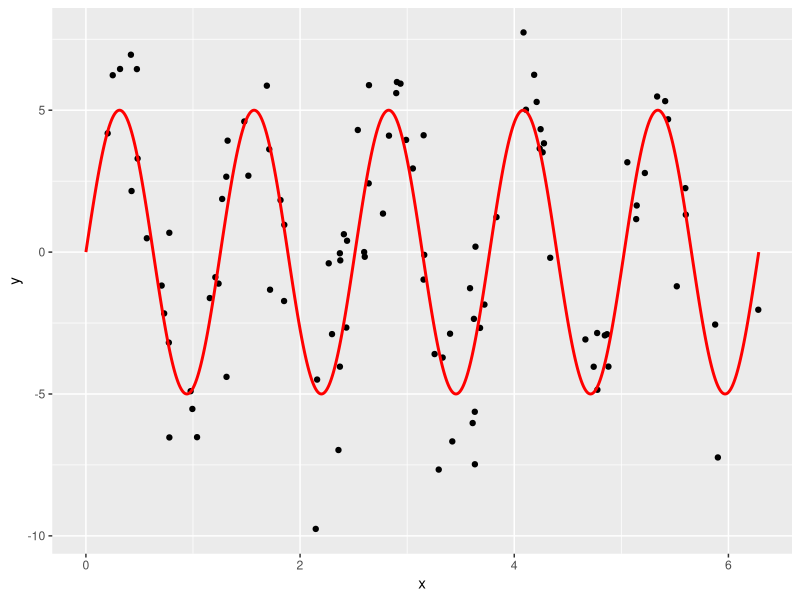

Write the R code that produced this figure. (Note: a time limit stopped this script after it produced the figure.)
# Setup -------------------------------------------------------------------
library(tidyverse)
library(broom)

# Let these be:
# -true function f(x) for a one-dimensional predictor x
# -the standard deviation of the true epsilon i.e. the noise
f <- function(x) {
  5*sin(5*x)
}
sigma <- 2

# This function generates a random sample. Random in terms of both
# -the predictor x
# -the amount of noise eps
generate_sample <- function(f, sample_size, sigma) {
  data_frame(
    x = runif(n = sample_size, min = 0, max = 2*pi),
    f_x = f(x),
    eps = rnorm(n = sample_size, mean = 0, sd = sigma),
    y = f_x + eps
  )
}

# Generate Training Data via Sampling -------------------------------------
# We observe points (x,y). Here we are pretending to know the exact break down 
# of y into f(x) and eps:
train_data <- generate_sample(f, sample_size = 100, sigma = sigma) %>%
  dplyr::select(x, y)

# The true model f(x) is in red:
ggplot(train_data, aes(x=x)) +
  geom_point(aes(y=y)) +
  stat_function(data=data_frame(x=c(0,2*pi)), aes(x=x), fun=f, col="red", n=1000, size=1)





# Compute MSE, Bias^2, Variance for Range of df 

# Number of simuations to average the behavior of f_hat = y_hat over
n_sim <- 10000
# Sample size of each training data
sample_size <- 200
# Value of x for test data
x0 <- 0.5
test_data <- data_frame(x=x0)
# Vector of different degrees of freedom to try:
df_vector <- c(1:99)


MSE_Array <- rep(0, length(df_vector)) 
bias_squared_Array <- rep(0, length(df_vector))
variance_Array <- rep(0, length(df_vector))

# Do your work here. You'll need a "pull back the curtain" moment at some point:

for (deg_f in df_vector){
  
  #Vector to hold predictions
  predictions <- rep(0, n_sim)
  
  for(i in 1:n_sim){
    #Create training data from resampling 
    train_data <- generate_sample(f, sample_size, sigma = sigma)
    
    #Create a new model from the train_data each time
    model_spline <- smooth.spline(train_data$x, train_data$y, df=deg_f)
    
    #fit the model and store the result in the predictions vector - no overlapping y and x variables
    predictions[i] <- predict(model_spline, x=test_data$x) %>%
      tbl_df() %>%
      left_join(test_data, by="x") %>%
      .[["y"]]
    
  }
  #just a reference to see where we are on the code processing process
  print(deg_f)
  
  #pull the curtain
  set.seed(76)
  truth <- data_frame(
    x = rep(x0, n_sim),
    f_x = f(x),
    eps = rnorm(n = n_sim, mean = 0, sd = sigma),
    y = f_x + eps
  )
  
  # Add predictions to the Truth vector
  truth <- truth %>%
    mutate(y_hat=predictions)
  
  #put current MSE in the right index of the vector
  MSE[deg_f-2] <- truth %>% 
    summarise(MSE = mean((y - y_hat)^2)) %>% 
    .[["MSE"]]
  
  #places current bias in the next index of the vector
  bias_squared[deg_f-2] <- truth %>%
    summarise(bias_squared = (mean(f_x - y_hat))^2) %>%
    .[["bias_squared"]]
  
  #places current variance in the next index of the vector
  variance[deg_f-2] <- truth %>%
    summarise(variance = var(y_hat))%>%
    .[["variance"]]
  
}

# Create Data Frames -------------------------------------------------------
# Create results data frame based on previous results
results <- data_frame(
  df = df_vector,
  MSE = MSE,
  bias_squared = bias_squared,
  variance = variance
) 
# Convert to tidy data format (rows=observations, cols=variables) using
# tidyr::gather
results_tidy <- results %>% 
  tidyr::gather(type, value, -df)


# Plots -------------------------------------------------------

# Plot bias_squared vs variance (on log vs log scale)
bias_sq_vs_var_plot <- 
  ggplot(results, aes(x=bias_squared, y=variance)) +
  geom_text(aes(label=df)) +
  scale_y_log10() +
  scale_x_log10()
bias_sq_vs_var_plot
ggsave(file="bias_sq_vs_var.pdf", plot=bias_sq_vs_var_plot, width = 6, height=4)

# Plot MSE, bias_squared, variance
MSE_plot <- 
  ggplot(results_tidy, aes(x=df, y=value, col=type)) +
  geom_line()
MSE_plot
ggsave(file="MSE.pdf", plot=MSE_plot, width = 6, height=4)
